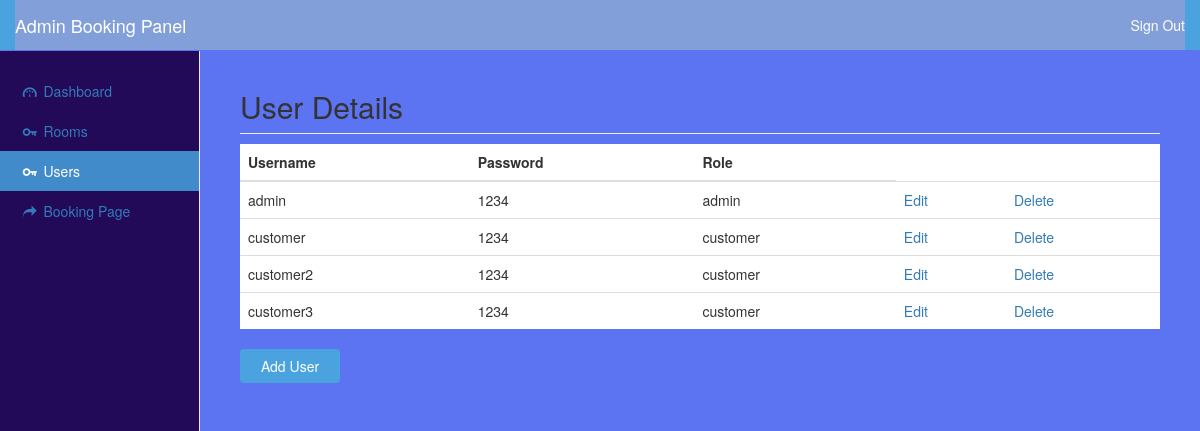
The app's page /admin/user.php (signed in) with its own data.
### tables this page shows
CREATE TABLE `user` (
  `id` int(11) NOT NULL,
  `username` varchar(300) NOT NULL,
  `password` varchar(300) NOT NULL,
  `role` text NOT NULL DEFAULT 'customer'
);

### admin/user.php (the view, shortened to what this page needs)
<!DOCTYPE html>
<html lang="en"><head><meta http-equiv="Content-Type" content="text/html; charset=UTF-8">
    <link href="css/bootstrap.min.css" rel="stylesheet">
    <link href="css/dashboard.css" rel="stylesheet">
	<link href="http://ajax.googleapis.com/ajax/libs/jqueryui/1.8/themes/base/jquery-ui.css" rel="stylesheet" type="text/css"/>
	<link href="css/datepicker.css" rel="stylesheet" type="text/css"/>
  <link rel="stylesheet" href="css/fontello.css">
    <link rel="stylesheet" href="css/animation.css">
 </head>
  <body style="background-color: #5C73F2;">
    <nav class="navbar navbar-inverse navbar-fixed-top" role="navigation">
      <div class="container-fluid" style="background-color: #4aa3df;">
        <div class="navbar-header">
          <a class="navbar-brand" href="#" style="color: #ffffff;">Admin Booking Panel</a>
        </div>
        <div id="navbar" class="navbar-collapse collapse" style="background-color: #829FD9">
          <ul class="nav navbar-nav navbar-right">
            <li><a href="signout.php" style="color: #ffffff;">Sign Out</a></li>
          </ul>
        </div>
      </div>
    </nav>
    <div class="container-fluid">
      <div class="row">
        <div class="col-sm-3 col-md-2 sidebar" style="background-color: #230A59">
          <ul class="nav nav-sidebar">
            <li ><a href="dashboard.php"><i class="icon-gauge"></i> Dashboard <span class="sr-only">(current)</span></a></li>
			<li><a href="room.php"><i class="icon-key"></i> Rooms</a></li>
			<li class="active"><a href="user.php"><i class="icon-key"></i> Users</a></li>
			<li><a href="../home.php"><i class="icon-share"></i> Booking Page</a></li>
          </ul>
        </div>
        <div class="col-sm-9 col-sm-offset-3 col-md-10 col-md-offset-2 main" id="roomdetail">
          <h2 class="sub-header">User Details</h2>
          <div class="table-responsive">
            <table class="table" style="background-color: white;">
              <thead>
                <tr>
                  <th>Username</th>
                  <th>Password</th>
                  <th>Role</th>
                </tr>
              </thead>
              <tbody id="roominfo"  >
					<?php
						include './auth.php';
						$result = mysqli_query($dbhandle, "select * from user");
						if(mysqli_num_rows($result) > 0){
							while ($row = mysqli_fetch_array($result) ){
								print "                  <td>".$row['username']."</td>\n";
								print "                  <td>".$row['password']." </td>\n";
								print "                  <td>".$row['role']."</td>\n";
								print "                  <td><a href=\"edituser.php?id=".$row['id']."\" \">Edit</a></td><td><a class=\"delete\" href=\"deleteuser.php?del_id=".$row['id']."\">Delete</a></td></tr>";
							}
						}
					?>
              </tbody>
            </table>
          </div>
		  <button type="button" class="btn" id="addroom" style="width: 100px; background-color: #4aa3df; color: white;" type="button">Add User</button>
        </div>
      </div>
    </div>
</body></html>

### admin/css/dashboard.css (style rules this page uses)
body { padding-top: 50px; }
.sub-header { padding-bottom: 10px; border-bottom: 1px solid #eee; }
.navbar-fixed-top { border: 0; }
.sidebar { display: none; }
@media (min-width: 768px) { .sidebar { position: fixed; top: 51px; bottom: 0; left: 0; z-index: 1000; display: block; padding: 20px; overflow-x: hidden; overflow-y: auto; background-color: #f5f5f5; border-right: 1px solid #eee; } }
.nav-sidebar { margin-right: -21px; margin-bottom: 20px; margin-left: -20px; }
.nav-sidebar > li > a { padding-right: 20px; padding-left: 20px; }
.nav-sidebar > .active > a, .nav-sidebar > .active > a:hover, .nav-sidebar > .active > a:focus { color: #fff; background-color: #428bca; }
.main { padding: 20px; }
@media (min-width: 768px) { .main { padding-right: 40px; padding-left: 40px; } }

### records on screen
user: username "admin", password "1234", role "admin"
user: username "customer", password "1234", role "customer"
user: username "customer2", password "1234", role "customer"
user: username "customer3", password "1234", role "customer"
